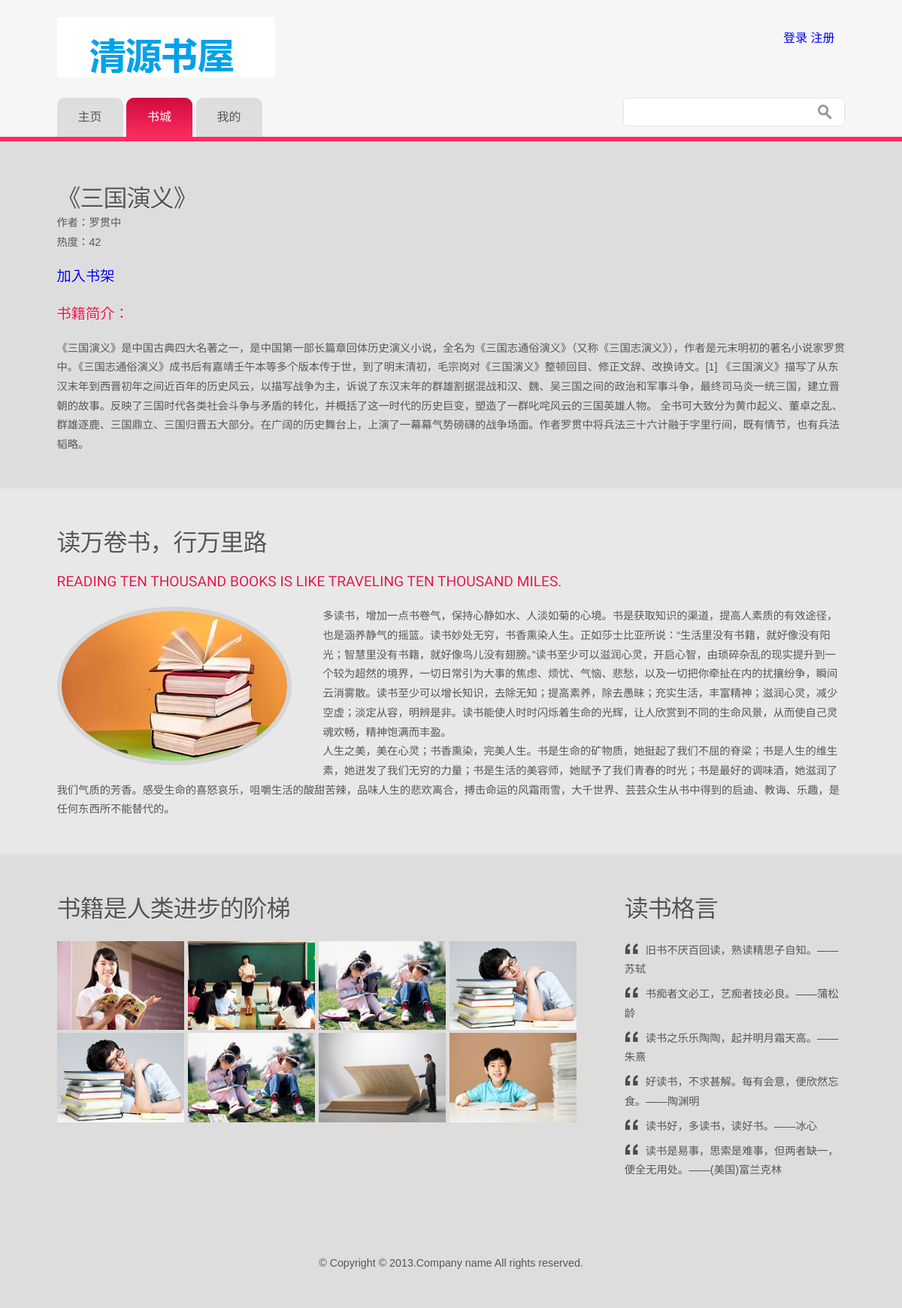
Page /book.php?id=1 on the committed database.
### tables this page shows
CREATE TABLE IF NOT EXISTS `book` (
  `number` varchar(50) DEFAULT NULL,
  `name` varchar(50) DEFAULT NULL,
  `type` varchar(50) DEFAULT NULL,
  `writer` varchar(50) DEFAULT NULL,
  `time` int(11) DEFAULT NULL,
  `text` text
);

### book.php (the view, shortened to what this page needs)
<!DOCTYPE HTML>
<html>
<head>
    <link href="css/style.css" rel="stylesheet" type="text/css" media="all" />
</head>
<body>
<div class="btm_border">
    <div class="h_bg">
        <div class="wrap">
            <div class="header">
                <div class="logo">
                    <h1><a href="index.html"><img src="images/logo.png" alt=""></a></h1>
                </div>
                <div class="social-icons">
                    <ul>
                        <?php
                        if(empty($_SESSION['uid']))
                            echo "<a href='sign_in.php'>登录</a>   <a href='sign_up.php' >注册</a>";
                        else
                            echo "<a href='logout.php'> 退出登录</a>";
                        ?>
                    </ul>
                </div>
            </div>
            <div class='h_btm'>
                <div class='cssmenu'>
                    <ul>
                        <li><a href='index.php'><span>主页</span></a></li>
                        <li class='active'><a href='bookcity.php'><span>书城</span></a></li>
                        <li><a href='reader.php'><span>我的</span></a></li>
                    </ul>
                </div>
                <div class="search">
                    <form>
                        <input type="text" name="keys" value="">
                        <input type="submit" name="subs" value="">
                    </form>
                </div>
            </div>
        </div>
    </div>
</div>
            <div class="main_btm">
    <div class="wrap">
        <div class="main">
            <div class="content">
                <h2>
                    <?php
                        include "conn.php";
                        if(!empty($_GET['id']))
                        {
                            $num=$_GET['id'];
                            $sql="select * from book where number=$num";
                            $query=$db->query($sql);
                            $rs=$query->fetch_array();
                            echo "《".$rs['name']."》";
                        }
                    ?>
                </h2>
                <p>作者：<?php echo $rs['writer'];?></p>
                <p>热度：<?php echo $rs['time'];?></p>
                <h3><a href="borrow.php?id=<?php echo $rs['number']?>">加入书架</a></h3>
                <h3>书籍简介：</h3>
                <p><?php echo $rs['text'];?></p>
            </div>
            </div>
        </div>
    </div>
    <div class="main_bg">
        <div class="wrap">
            <div class="main">
                <div class="content">
                    <h2>读万卷书，行万里路</h2>
                    <h3>Reading ten thousand books is like traveling ten thousand miles.</h3>
                    <p><a href="#"><img src="images/pic11.jpg"></a>     多读书，增加一点书卷气，保持心静如水、人淡如菊的心境。书是获取知识的渠道，提高人素质的有效途径，也是涵养静气的摇篮。读书妙处无穷，书香熏染人生。正如莎士比亚所说：“生活里没有书籍，就好像没有阳光；智慧里没有书籍，就好像鸟儿没有翅膀。”读书至少可以滋润心灵，开启心智，由琐碎杂乱的现实提升到一个较为超然的境界，一切日常引为大事的焦虑、烦忧、气恼、悲愁，以及一切把你牵扯在内的扰攘纷争，瞬间云消雾散。读书至少可以增长知识，去除无知；提高素养，除去愚昧；充实生活，丰富精神；滋润心灵，减少空虚；淡定从容，明辨是非。读书能使人时时闪烁着生命的光辉，让人欣赏到不同的生命风景，从而使自己灵魂欢畅，精神饱满而丰盈。<br>   人生之美，美在心灵；书香熏染，完美人生。书是生命的矿物质，她挺起了我们不屈的脊梁；书是人生的维生素，她迸发了我们无穷的力量；书是生活的美容师，她赋予了我们青春的时光；书是最好的调味酒，她滋润了我们气质的芳香。感受生命的喜怒哀乐，咀嚼生活的酸甜苦辣，品味人生的悲欢离合，搏击命运的风霜雨雪，大千世界、芸芸众生从书中得到的启迪、教诲、乐趣，是任何东西所不能替代的。</p>
                </div>
            </div>
        </div>
        <div class="main_btm">
            <div class="wrap">
                <div class="main">
                    <div class="gallery">
                        <h3>书籍是人类进步的阶梯</h3>
                        <ul>
                            <li><a href="images/gallery1.jpg"><img src="images/gallery1.jpg" alt=""></a><a href="#"></a></li>
                            <li><a href="images/gallery2.jpg"><img src="images/gallery2.jpg" alt=""></a><a href="#"></a></li>
                            <li><a href="images/gallery3.jpg"><img src="images/gallery3.jpg" alt=""></a><a href="#"></a></li>
                            <li><a href="images/gallery4.jpg"><img src="images/gallery4.jpg" alt=""></a><a href="#"></a></li>
                            <li><a href="images/gallery4.jpg"><img src="images/gallery4.jpg" alt=""></a><a href="#"></a></li>
                            <li><a href="images/gallery3.jpg"><img src="images/gallery3.jpg" alt=""></a><a href="#"></a></li>
                            <li><a href="images/gallery5.jpg"><img src="images/gallery5.jpg" alt=""></a><a href="#"></a></li>
                            <li><a href="images/gallery6.jpg"><img src="images/gallery6.jpg" alt=""></a><a href="#"></a></li>
                        </ul>
                    </div>
                    <link rel="stylesheet" type="text/css" href="css/lightbox.css" media="screen">
                    <div class="terminals">
                        <h3>读书格言</h3>
                        <p>旧书不厌百回读，熟读精思子自知。——苏轼</p>
                        <p>书痴者文必工，艺痴者技必良。——蒲松龄</p>
                        <p>读书之乐乐陶陶，起并明月霜天高。——朱熹</p>
                        <p>好读书，不求甚解。每有会意，便欣然忘食。——陶渊明</p>
                        <p>读书好，多读书，读好书。——冰心</p>
                        <p>读书是易事，思索是难事，但两者缺一，便全无用处。——(美国)富兰克林</p>
                    </div>
                </div>
            </div>
        </div>
    <div class="ftr-bg">
        <div class="wrap">
            <div class="footer">
                <div class="copy">
                    <p class="w3-link">&copy; Copyright &copy; 2013.Company name All rights reserved.</p>
                </div>
            </div>
        </div>
    </div>
</body>
</html>

### rows in the picture
book: name "三国演义", writer "罗贯中", time "42", text "《三国演义》是中国古典四大名著之一，是中国第一部长篇章回体历史演义小说，全名为《三国志通俗演义》（又称《三国志演义》），作者是元末明初的著名小说家罗贯中。《三国志通俗演义》成书后有嘉靖壬午本等多个版本传于世，到了明末清初，毛宗岗对《三国演义》整顿回目、修正文辞、改换诗文。[1] 《三国演义》描写了从东汉末年到西晋初年之间近百年的历史风云，以描写战争为主，诉说了东汉末年的群雄割据混战和汉、魏、吴三国之间的政治和军事斗争，最终司马炎一统三国，建立晋朝的故事。反映了三国时代各类社会斗争与矛盾的转化，并概括了这一时代的历史巨变，塑造了一群叱咤风云的三国英雄人物。 全书可大致分为黄巾起义、董卓之乱、群雄逐鹿、三国鼎立、三国归晋五大部分。在广阔的历史舞台上，上演了一幕幕气势磅礴的战争场面。作者罗贯中将兵法三十六计融于字里行间，既有情节，也有兵法韬略。"
